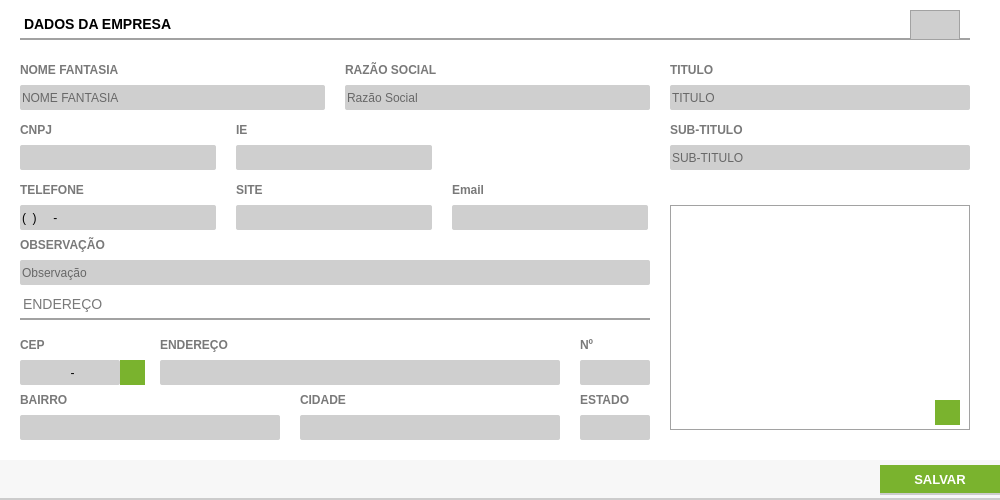
<?xml version="1.0" encoding="UTF-8"?>
<ui version="4.0">
 <class>ct_empresa</class>
 <widget class="QFrame" name="ct_empresa">
  <property name="geometry">
   <rect>
    <x>0</x>
    <y>0</y>
    <width>1000</width>
    <height>500</height>
   </rect>
  </property>
  <property name="windowTitle">
   <string>Frame</string>
  </property>
  <property name="styleSheet">
   <string notr="true">background: #FFF;
border: none</string>
  </property>
  <widget class="QFrame" name="fr_empresa">
   <property name="geometry">
    <rect>
     <x>0</x>
     <y>0</y>
     <width>1000</width>
     <height>500</height>
    </rect>
   </property>
   <property name="frameShape">
    <enum>QFrame::StyledPanel</enum>
   </property>
   <property name="frameShadow">
    <enum>QFrame::Raised</enum>
   </property>
   <widget class="QLabel" name="lb_FormFornecedor_21">
    <property name="geometry">
     <rect>
      <x>670</x>
      <y>60</y>
      <width>150</width>
      <height>20</height>
     </rect>
    </property>
    <property name="styleSheet">
     <string notr="true">QLabel{
font-size: 12px;
font-family: &quot;Arial Unicode MS&quot;;
font-weight: bold;
color: #797979
}</string>
    </property>
    <property name="text">
     <string>TITULO</string>
    </property>
   </widget>
   <widget class="QLineEdit" name="tx_TelefoneEmpresa">
    <property name="geometry">
     <rect>
      <x>20</x>
      <y>205</y>
      <width>196</width>
      <height>25</height>
     </rect>
    </property>
    <property name="focusPolicy">
     <enum>Qt::WheelFocus</enum>
    </property>
    <property name="styleSheet">
     <string notr="true">QLineEdit{
background: #CFCFCF;
border-radius: 2px;
color: #000;
font: 13px &quot;Arial&quot; 
}
QLineEdit:Focus {
border: 1px solid red;
}</string>
    </property>
    <property name="inputMask">
     <string>(00) 0000-0000</string>
    </property>
    <property name="text">
     <string>() -</string>
    </property>
    <property name="placeholderText">
     <string/>
    </property>
   </widget>
   <widget class="QLabel" name="lb_FormFornecedor_27">
    <property name="geometry">
     <rect>
      <x>580</x>
      <y>335</y>
      <width>50</width>
      <height>20</height>
     </rect>
    </property>
    <property name="styleSheet">
     <string notr="true">QLabel{
font-size: 12px;
font-family: &quot;Arial Unicode MS&quot;;
font-weight: bold;
color: #797979
}</string>
    </property>
    <property name="text">
     <string>Nº</string>
    </property>
   </widget>
   <widget class="QLineEdit" name="tx_RazaoSocial">
    <property name="geometry">
     <rect>
      <x>345</x>
      <y>85</y>
      <width>305</width>
      <height>25</height>
     </rect>
    </property>
    <property name="focusPolicy">
     <enum>Qt::WheelFocus</enum>
    </property>
    <property name="styleSheet">
     <string notr="true">QLineEdit{
background: #CFCFCF;
border-radius: 2px;
color: #000;
font: 13px &quot;Arial&quot; ;
text-transform: uppercase;
}
QLineEdit:Focus {
border: 1px solid red;
}</string>
    </property>
    <property name="placeholderText">
     <string>Razão Social</string>
    </property>
   </widget>
   <widget class="QLabel" name="lb_FormFornecedor_28">
    <property name="geometry">
     <rect>
      <x>20</x>
      <y>335</y>
      <width>50</width>
      <height>20</height>
     </rect>
    </property>
    <property name="styleSheet">
     <string notr="true">QLabel{
font-size: 12px;
font-family: &quot;Arial Unicode MS&quot;;
font-weight: bold;
color: #797979
}</string>
    </property>
    <property name="text">
     <string>CEP</string>
    </property>
   </widget>
   <widget class="QLabel" name="lb_FormFornecedor_23">
    <property name="geometry">
     <rect>
      <x>670</x>
      <y>120</y>
      <width>150</width>
      <height>20</height>
     </rect>
    </property>
    <property name="styleSheet">
     <string notr="true">QLabel{
font-size: 12px;
font-family: &quot;Arial Unicode MS&quot;;
font-weight: bold;
color: #797979
}</string>
    </property>
    <property name="text">
     <string>SUB-TITULO</string>
    </property>
   </widget>
   <widget class="QLabel" name="lb_FormFornecedor_20">
    <property name="geometry">
     <rect>
      <x>20</x>
      <y>390</y>
      <width>120</width>
      <height>20</height>
     </rect>
    </property>
    <property name="styleSheet">
     <string notr="true">QLabel{
font-size: 12px;
font-family: &quot;Arial Unicode MS&quot;;
font-weight: bold;
color: #797979
}</string>
    </property>
    <property name="text">
     <string>BAIRRO</string>
    </property>
   </widget>
   <widget class="QLabel" name="lb_FormFornecedor_17">
    <property name="geometry">
     <rect>
      <x>20</x>
      <y>60</y>
      <width>150</width>
      <height>20</height>
     </rect>
    </property>
    <property name="styleSheet">
     <string notr="true">QLabel{
font-size: 12px;
font-family: &quot;Arial Unicode MS&quot;;
font-weight: bold;
color: #797979
}</string>
    </property>
    <property name="text">
     <string>NOME FANTASIA</string>
    </property>
   </widget>
   <widget class="QPushButton" name="bt_LocalizaCepEmpresa">
    <property name="geometry">
     <rect>
      <x>120</x>
      <y>360</y>
      <width>25</width>
      <height>25</height>
     </rect>
    </property>
    <property name="font">
     <font>
      <family>Arial</family>
      <pointsize>16</pointsize>
      <weight>75</weight>
      <bold>true</bold>
     </font>
    </property>
    <property name="styleSheet">
     <string notr="true">QPushButton{
background: #7AB32E;
color: #FFF
}
QPushButton:hover{
background-color: #40a286
}</string>
    </property>
    <property name="text">
     <string/>
    </property>
   </widget>
   <widget class="QLineEdit" name="tx_IE">
    <property name="geometry">
     <rect>
      <x>236</x>
      <y>145</y>
      <width>196</width>
      <height>25</height>
     </rect>
    </property>
    <property name="focusPolicy">
     <enum>Qt::WheelFocus</enum>
    </property>
    <property name="styleSheet">
     <string notr="true">QLineEdit{
background: #CFCFCF;
border-radius: 2px;
color: #000;
font: 13px &quot;Arial&quot; 
}
QLineEdit:Focus {
border: 1px solid red;
}</string>
    </property>
    <property name="placeholderText">
     <string/>
    </property>
   </widget>
   <widget class="QLabel" name="lb_FormFornecedor_26">
    <property name="geometry">
     <rect>
      <x>300</x>
      <y>390</y>
      <width>120</width>
      <height>20</height>
     </rect>
    </property>
    <property name="styleSheet">
     <string notr="true">QLabel{
font-size: 12px;
font-family: &quot;Arial Unicode MS&quot;;
font-weight: bold;
color: #797979
}</string>
    </property>
    <property name="text">
     <string>CIDADE</string>
    </property>
   </widget>
   <widget class="QLineEdit" name="tx_SiteEmpresa">
    <property name="geometry">
     <rect>
      <x>236</x>
      <y>205</y>
      <width>196</width>
      <height>25</height>
     </rect>
    </property>
    <property name="focusPolicy">
     <enum>Qt::WheelFocus</enum>
    </property>
    <property name="styleSheet">
     <string notr="true">QLineEdit{
background: #CFCFCF;
border-radius: 2px;
color: #000;
font: 13px &quot;Arial&quot; 
}
QLineEdit:Focus {
border: 1px solid red;
}</string>
    </property>
    <property name="placeholderText">
     <string/>
    </property>
   </widget>
   <widget class="QLabel" name="lb_FormFornecedor_30">
    <property name="geometry">
     <rect>
      <x>236</x>
      <y>180</y>
      <width>190</width>
      <height>20</height>
     </rect>
    </property>
    <property name="styleSheet">
     <string notr="true">QLabel{
font-size: 12px;
font-family: &quot;Arial Unicode MS&quot;;
font-weight: bold;
color: #797979
}</string>
    </property>
    <property name="text">
     <string>SITE</string>
    </property>
   </widget>
   <widget class="QLabel" name="lb_FormFornecedor_16">
    <property name="geometry">
     <rect>
      <x>580</x>
      <y>390</y>
      <width>70</width>
      <height>20</height>
     </rect>
    </property>
    <property name="styleSheet">
     <string notr="true">QLabel{
font-size: 12px;
font-family: &quot;Arial Unicode MS&quot;;
font-weight: bold;
color: #797979
}</string>
    </property>
    <property name="text">
     <string>ESTADO</string>
    </property>
   </widget>
   <widget class="QLabel" name="lb_FormFornecedor_6">
    <property name="geometry">
     <rect>
      <x>236</x>
      <y>120</y>
      <width>190</width>
      <height>20</height>
     </rect>
    </property>
    <property name="styleSheet">
     <string notr="true">QLabel{
font-size: 12px;
font-family: &quot;Arial Unicode MS&quot;;
font-weight: bold;
color: #797979
}</string>
    </property>
    <property name="text">
     <string>IE</string>
    </property>
   </widget>
   <widget class="QLineEdit" name="tx_BairroEmpresa">
    <property name="geometry">
     <rect>
      <x>20</x>
      <y>415</y>
      <width>260</width>
      <height>25</height>
     </rect>
    </property>
    <property name="focusPolicy">
     <enum>Qt::WheelFocus</enum>
    </property>
    <property name="styleSheet">
     <string notr="true">QLineEdit{
background: #CFCFCF;
border-radius: 2px;
color: #000;
font: 13px &quot;Arial&quot; ;
text-transform: uppercase
}
QLineEdit:Focus {
border: 1px solid red;
}</string>
    </property>
    <property name="inputMask">
     <string/>
    </property>
    <property name="alignment">
     <set>Qt::AlignLeading|Qt::AlignLeft|Qt::AlignVCenter</set>
    </property>
    <property name="placeholderText">
     <string/>
    </property>
   </widget>
   <widget class="QLineEdit" name="tx_EstadoEmpresa">
    <property name="geometry">
     <rect>
      <x>580</x>
      <y>415</y>
      <width>70</width>
      <height>25</height>
     </rect>
    </property>
    <property name="focusPolicy">
     <enum>Qt::WheelFocus</enum>
    </property>
    <property name="styleSheet">
     <string notr="true">QLineEdit{
background: #CFCFCF;
border-radius: 2px;
color: #000;
font: 13px &quot;Arial&quot; ;
text-transform: uppercase
}
QLineEdit:Focus {
border: 1px solid red;
}</string>
    </property>
    <property name="inputMask">
     <string/>
    </property>
    <property name="alignment">
     <set>Qt::AlignLeading|Qt::AlignLeft|Qt::AlignVCenter</set>
    </property>
    <property name="placeholderText">
     <string/>
    </property>
   </widget>
   <widget class="QLineEdit" name="tx_Cnpj">
    <property name="geometry">
     <rect>
      <x>20</x>
      <y>145</y>
      <width>196</width>
      <height>25</height>
     </rect>
    </property>
    <property name="focusPolicy">
     <enum>Qt::WheelFocus</enum>
    </property>
    <property name="styleSheet">
     <string notr="true">QLineEdit{
background: #CFCFCF;
border-radius: 2px;
color: #000;
font: 13px &quot;Arial&quot; 
}
QLineEdit:Focus {
border: 1px solid red;
}</string>
    </property>
    <property name="text">
     <string/>
    </property>
    <property name="placeholderText">
     <string/>
    </property>
   </widget>
   <widget class="QLineEdit" name="tx_NumEmpresa">
    <property name="geometry">
     <rect>
      <x>580</x>
      <y>360</y>
      <width>70</width>
      <height>25</height>
     </rect>
    </property>
    <property name="focusPolicy">
     <enum>Qt::WheelFocus</enum>
    </property>
    <property name="styleSheet">
     <string notr="true">QLineEdit{
background: #CFCFCF;
border-radius: 2px;
color: #000;
font: 13px &quot;Arial&quot; ;
text-transform: uppercase
}
QLineEdit:Focus {
border: 1px solid red;
}</string>
    </property>
    <property name="inputMask">
     <string/>
    </property>
    <property name="alignment">
     <set>Qt::AlignLeading|Qt::AlignLeft|Qt::AlignVCenter</set>
    </property>
    <property name="placeholderText">
     <string/>
    </property>
   </widget>
   <widget class="QLabel" name="lb_FormFornecedor">
    <property name="geometry">
     <rect>
      <x>20</x>
      <y>10</y>
      <width>950</width>
      <height>30</height>
     </rect>
    </property>
    <property name="styleSheet">
     <string notr="true">QLabel{
font-size: 14px;
font-family: &quot;Arial&quot;;
font-weight: bold;

border-bottom: 2px solid #A2A2A2
}</string>
    </property>
    <property name="text">
     <string>DADOS DA EMPRESA</string>
    </property>
   </widget>
   <widget class="QLabel" name="lb_FormFornecedor_25">
    <property name="geometry">
     <rect>
      <x>452</x>
      <y>180</y>
      <width>190</width>
      <height>20</height>
     </rect>
    </property>
    <property name="styleSheet">
     <string notr="true">QLabel{
font-size: 12px;
font-family: &quot;Arial Unicode MS&quot;;
font-weight: bold;
color: #797979
}</string>
    </property>
    <property name="text">
     <string>Email</string>
    </property>
   </widget>
   <widget class="QLabel" name="lb_FormFornecedor_22">
    <property name="geometry">
     <rect>
      <x>345</x>
      <y>60</y>
      <width>150</width>
      <height>20</height>
     </rect>
    </property>
    <property name="styleSheet">
     <string notr="true">QLabel{
font-size: 12px;
font-family: &quot;Arial Unicode MS&quot;;
font-weight: bold;
color: #797979
}</string>
    </property>
    <property name="text">
     <string>RAZÃO SOCIAL</string>
    </property>
   </widget>
   <widget class="QLineEdit" name="tx_CidadeEmpresa">
    <property name="geometry">
     <rect>
      <x>300</x>
      <y>415</y>
      <width>260</width>
      <height>25</height>
     </rect>
    </property>
    <property name="focusPolicy">
     <enum>Qt::WheelFocus</enum>
    </property>
    <property name="styleSheet">
     <string notr="true">QLineEdit{
background: #CFCFCF;
border-radius: 2px;
color: #000;
font: 13px &quot;Arial&quot; ;
text-transform: uppercase
}
QLineEdit:Focus {
border: 1px solid red;
}</string>
    </property>
    <property name="inputMask">
     <string/>
    </property>
    <property name="alignment">
     <set>Qt::AlignLeading|Qt::AlignLeft|Qt::AlignVCenter</set>
    </property>
    <property name="placeholderText">
     <string/>
    </property>
   </widget>
   <widget class="QLineEdit" name="tx_SubTitulo">
    <property name="geometry">
     <rect>
      <x>670</x>
      <y>145</y>
      <width>300</width>
      <height>25</height>
     </rect>
    </property>
    <property name="focusPolicy">
     <enum>Qt::WheelFocus</enum>
    </property>
    <property name="styleSheet">
     <string notr="true">QLineEdit{
background: #CFCFCF;
border-radius: 2px;
color: #000;
font: 13px &quot;Arial&quot; ;

}
QLineEdit:Focus {
border: 1px solid red;
}</string>
    </property>
    <property name="placeholderText">
     <string>SUB-TITULO</string>
    </property>
   </widget>
   <widget class="QFrame" name="frame">
    <property name="geometry">
     <rect>
      <x>0</x>
      <y>460</y>
      <width>1000</width>
      <height>40</height>
     </rect>
    </property>
    <property name="styleSheet">
     <string notr="true">border-bottom: 2px solid #CCC;
background: #F7F7F7</string>
    </property>
    <property name="frameShape">
     <enum>QFrame::StyledPanel</enum>
    </property>
    <property name="frameShadow">
     <enum>QFrame::Raised</enum>
    </property>
    <widget class="QPushButton" name="bt_SalvarDadosEmpresa">
     <property name="geometry">
      <rect>
       <x>880</x>
       <y>5</y>
       <width>120</width>
       <height>30</height>
      </rect>
     </property>
     <property name="font">
      <font>
       <family>Tahoma</family>
       <pointsize>10</pointsize>
       <weight>75</weight>
       <bold>true</bold>
      </font>
     </property>
     <property name="cursor">
      <cursorShape>PointingHandCursor</cursorShape>
     </property>
     <property name="focusPolicy">
      <enum>Qt::NoFocus</enum>
     </property>
     <property name="contextMenuPolicy">
      <enum>Qt::ActionsContextMenu</enum>
     </property>
     <property name="styleSheet">
      <string notr="true">QPushButton {
background-color: #7AB32E;
color: #FFF
 }
QPushButton:hover{
background-color: #40a286
}</string>
     </property>
     <property name="text">
      <string>SALVAR</string>
     </property>
     <property name="iconSize">
      <size>
       <width>75</width>
       <height>35</height>
      </size>
     </property>
    </widget>
   </widget>
   <widget class="QLineEdit" name="tx_CepEmpresa">
    <property name="geometry">
     <rect>
      <x>20</x>
      <y>360</y>
      <width>100</width>
      <height>25</height>
     </rect>
    </property>
    <property name="focusPolicy">
     <enum>Qt::WheelFocus</enum>
    </property>
    <property name="styleSheet">
     <string notr="true">QLineEdit{
background: #CFCFCF;
border-radius: 2px;
color: #000;
font: 13px &quot;Arial&quot; ;
text-transform: uppercase
}
QLineEdit:Focus {
border: 1px solid red;
}</string>
    </property>
    <property name="inputMask">
     <string>99999-999</string>
    </property>
    <property name="alignment">
     <set>Qt::AlignCenter</set>
    </property>
    <property name="placeholderText">
     <string>123456789</string>
    </property>
   </widget>
   <widget class="QLineEdit" name="tx_Titulo">
    <property name="geometry">
     <rect>
      <x>670</x>
      <y>85</y>
      <width>300</width>
      <height>25</height>
     </rect>
    </property>
    <property name="focusPolicy">
     <enum>Qt::WheelFocus</enum>
    </property>
    <property name="styleSheet">
     <string notr="true">QLineEdit{
background: #CFCFCF;
border-radius: 2px;
color: #000;
font: 13px &quot;Arial&quot; ;
}
QLineEdit:Focus {
border: 1px solid red;
}</string>
    </property>
    <property name="placeholderText">
     <string>TITULO </string>
    </property>
   </widget>
   <widget class="QLabel" name="lb_FormFornecedor_29">
    <property name="geometry">
     <rect>
      <x>160</x>
      <y>335</y>
      <width>250</width>
      <height>20</height>
     </rect>
    </property>
    <property name="styleSheet">
     <string notr="true">QLabel{
font-size: 12px;
font-family: &quot;Arial Unicode MS&quot;;
font-weight: bold;
color: #797979
}</string>
    </property>
    <property name="text">
     <string>ENDEREÇO</string>
    </property>
   </widget>
   <widget class="QLabel" name="lb_FormFornecedor_9">
    <property name="geometry">
     <rect>
      <x>20</x>
      <y>180</y>
      <width>196</width>
      <height>20</height>
     </rect>
    </property>
    <property name="styleSheet">
     <string notr="true">QLabel{
font-size: 12px;
font-family: &quot;Arial Unicode MS&quot;;
font-weight: bold;
color: #797979
}</string>
    </property>
    <property name="text">
     <string>TELEFONE </string>
    </property>
   </widget>
   <widget class="QLineEdit" name="tx_Endereco">
    <property name="geometry">
     <rect>
      <x>160</x>
      <y>360</y>
      <width>400</width>
      <height>25</height>
     </rect>
    </property>
    <property name="focusPolicy">
     <enum>Qt::WheelFocus</enum>
    </property>
    <property name="styleSheet">
     <string notr="true">QLineEdit{
background: #CFCFCF;
border-radius: 2px;
color: #000;
font: 13px &quot;Arial&quot; ;
text-transform: uppercase
}
QLineEdit:Focus {
border: 1px solid red;
}</string>
    </property>
    <property name="inputMask">
     <string/>
    </property>
    <property name="alignment">
     <set>Qt::AlignLeading|Qt::AlignLeft|Qt::AlignVCenter</set>
    </property>
    <property name="placeholderText">
     <string/>
    </property>
   </widget>
   <widget class="QLineEdit" name="tx_EmailEmpresa">
    <property name="geometry">
     <rect>
      <x>452</x>
      <y>205</y>
      <width>196</width>
      <height>25</height>
     </rect>
    </property>
    <property name="focusPolicy">
     <enum>Qt::WheelFocus</enum>
    </property>
    <property name="styleSheet">
     <string notr="true">QLineEdit{
background: #CFCFCF;
border-radius: 2px;
color: #000;
font: 13px &quot;Arial&quot; 
}
QLineEdit:Focus {
border: 1px solid red;
}</string>
    </property>
    <property name="placeholderText">
     <string/>
    </property>
   </widget>
   <widget class="QLabel" name="lb_FormFornecedor_18">
    <property name="geometry">
     <rect>
      <x>20</x>
      <y>120</y>
      <width>190</width>
      <height>20</height>
     </rect>
    </property>
    <property name="styleSheet">
     <string notr="true">QLabel{
font-size: 12px;
font-family: &quot;Arial Unicode MS&quot;;
font-weight: bold;
color: #797979
}</string>
    </property>
    <property name="text">
     <string>CNPJ</string>
    </property>
   </widget>
   <widget class="QLabel" name="lb_LogoEmpresa">
    <property name="geometry">
     <rect>
      <x>670</x>
      <y>205</y>
      <width>300</width>
      <height>225</height>
     </rect>
    </property>
    <property name="styleSheet">
     <string notr="true">border: 1px solid #A2A2A2;
background: url('Images/icon/Photo.svg') center no-repeat 
</string>
    </property>
    <property name="text">
     <string/>
    </property>
    <property name="alignment">
     <set>Qt::AlignCenter</set>
    </property>
   </widget>
   <widget class="QLabel" name="lb_FormFornecedor_31">
    <property name="geometry">
     <rect>
      <x>20</x>
      <y>290</y>
      <width>630</width>
      <height>30</height>
     </rect>
    </property>
    <property name="styleSheet">
     <string notr="true">QLabel{
font-size: 14px;
font-family: &quot;Arial&quot;;
font-weight: normal;

border-bottom: 2px solid #A2A2A2;
color: #797979
}</string>
    </property>
    <property name="text">
     <string>ENDEREÇO</string>
    </property>
   </widget>
   <widget class="QLabel" name="lb_FormFornecedor_19">
    <property name="geometry">
     <rect>
      <x>20</x>
      <y>235</y>
      <width>150</width>
      <height>20</height>
     </rect>
    </property>
    <property name="styleSheet">
     <string notr="true">QLabel{
font-size: 12px;
font-family: &quot;Arial Unicode MS&quot;;
font-weight: bold;
color: #797979
}</string>
    </property>
    <property name="text">
     <string>OBSERVAÇÃO</string>
    </property>
   </widget>
   <widget class="QLineEdit" name="tx_NomeFantasia">
    <property name="geometry">
     <rect>
      <x>20</x>
      <y>85</y>
      <width>305</width>
      <height>25</height>
     </rect>
    </property>
    <property name="focusPolicy">
     <enum>Qt::WheelFocus</enum>
    </property>
    <property name="styleSheet">
     <string notr="true">QLineEdit{
background: #CFCFCF;
border-radius: 2px;
color: #000;
font: 13px &quot;Arial&quot; ;
text-transform: uppercase;
}
QLineEdit:Focus {
border: 1px solid red;
}</string>
    </property>
    <property name="placeholderText">
     <string>NOME FANTASIA</string>
    </property>
   </widget>
   <widget class="QPushButton" name="bt_AddLogo">
    <property name="geometry">
     <rect>
      <x>935</x>
      <y>400</y>
      <width>25</width>
      <height>25</height>
     </rect>
    </property>
    <property name="font">
     <font>
      <family>Arial</family>
      <pointsize>16</pointsize>
      <weight>75</weight>
      <bold>true</bold>
     </font>
    </property>
    <property name="toolTip">
     <string>&lt;html&gt;&lt;head/&gt;&lt;body&gt;&lt;p&gt;CADASTRAR IMGEM&lt;/p&gt;&lt;/body&gt;&lt;/html&gt;</string>
    </property>
    <property name="styleSheet">
     <string notr="true">QPushButton{
background: #7AB32E;
color: #FFF
}
QPushButton:hover{
background-color: #40a286
}</string>
    </property>
    <property name="text">
     <string/>
    </property>
   </widget>
   <widget class="QLineEdit" name="tx_idEmpresa">
    <property name="enabled">
     <bool>false</bool>
    </property>
    <property name="geometry">
     <rect>
      <x>910</x>
      <y>10</y>
      <width>50</width>
      <height>30</height>
     </rect>
    </property>
    <property name="styleSheet">
     <string notr="true">QLineEdit{
background: #CFCFCF;
border: 1px solid #A2A2A2;
color: #000;
font-size: 14px;
font-family: &quot;Arial&quot;;
font-weight: bold;

}</string>
    </property>
    <property name="text">
     <string/>
    </property>
    <property name="alignment">
     <set>Qt::AlignCenter</set>
    </property>
   </widget>
   <widget class="QLineEdit" name="tx_ObsEmpresa">
    <property name="geometry">
     <rect>
      <x>20</x>
      <y>260</y>
      <width>630</width>
      <height>25</height>
     </rect>
    </property>
    <property name="focusPolicy">
     <enum>Qt::WheelFocus</enum>
    </property>
    <property name="styleSheet">
     <string notr="true">QLineEdit{
background: #CFCFCF;
border-radius: 2px;
color: #000;
font: 13px &quot;Arial&quot; ;
text-transform: uppercase
}
QLineEdit:Focus {
border: 1px solid red;
}</string>
    </property>
    <property name="placeholderText">
     <string>Observação</string>
    </property>
   </widget>
   <widget class="QPushButton" name="bt_DelLogo">
    <property name="geometry">
     <rect>
      <x>935</x>
      <y>400</y>
      <width>25</width>
      <height>25</height>
     </rect>
    </property>
    <property name="font">
     <font>
      <family>Arial</family>
      <pointsize>16</pointsize>
      <weight>75</weight>
      <bold>true</bold>
     </font>
    </property>
    <property name="toolTip">
     <string>&lt;html&gt;&lt;head/&gt;&lt;body&gt;&lt;p&gt;Deletar Imagem&lt;/p&gt;&lt;/body&gt;&lt;/html&gt;</string>
    </property>
    <property name="styleSheet">
     <string notr="true">QPushButton{
background: #7AB32E;
color: #FFF
}
QPushButton:hover{
background-color: #40a286
}</string>
    </property>
    <property name="text">
     <string/>
    </property>
   </widget>
   <zorder>lb_LogoEmpresa</zorder>
   <zorder>bt_DelLogo</zorder>
   <zorder>lb_FormFornecedor_21</zorder>
   <zorder>tx_TelefoneEmpresa</zorder>
   <zorder>lb_FormFornecedor_27</zorder>
   <zorder>tx_RazaoSocial</zorder>
   <zorder>lb_FormFornecedor_28</zorder>
   <zorder>lb_FormFornecedor_23</zorder>
   <zorder>lb_FormFornecedor_20</zorder>
   <zorder>lb_FormFornecedor_17</zorder>
   <zorder>bt_LocalizaCepEmpresa</zorder>
   <zorder>tx_IE</zorder>
   <zorder>lb_FormFornecedor_26</zorder>
   <zorder>tx_SiteEmpresa</zorder>
   <zorder>lb_FormFornecedor_30</zorder>
   <zorder>lb_FormFornecedor_16</zorder>
   <zorder>lb_FormFornecedor_6</zorder>
   <zorder>tx_BairroEmpresa</zorder>
   <zorder>tx_EstadoEmpresa</zorder>
   <zorder>tx_Cnpj</zorder>
   <zorder>tx_NumEmpresa</zorder>
   <zorder>lb_FormFornecedor</zorder>
   <zorder>lb_FormFornecedor_25</zorder>
   <zorder>lb_FormFornecedor_22</zorder>
   <zorder>tx_CidadeEmpresa</zorder>
   <zorder>tx_SubTitulo</zorder>
   <zorder>frame</zorder>
   <zorder>tx_CepEmpresa</zorder>
   <zorder>tx_Titulo</zorder>
   <zorder>lb_FormFornecedor_29</zorder>
   <zorder>lb_FormFornecedor_9</zorder>
   <zorder>tx_Endereco</zorder>
   <zorder>tx_EmailEmpresa</zorder>
   <zorder>lb_FormFornecedor_18</zorder>
   <zorder>lb_FormFornecedor_31</zorder>
   <zorder>lb_FormFornecedor_19</zorder>
   <zorder>tx_NomeFantasia</zorder>
   <zorder>tx_idEmpresa</zorder>
   <zorder>tx_ObsEmpresa</zorder>
   <zorder>bt_AddLogo</zorder>
  </widget>
 </widget>
 <tabstops>
  <tabstop>tx_idEmpresa</tabstop>
  <tabstop>tx_NomeFantasia</tabstop>
  <tabstop>tx_RazaoSocial</tabstop>
  <tabstop>tx_Cnpj</tabstop>
  <tabstop>tx_IE</tabstop>
  <tabstop>tx_TelefoneEmpresa</tabstop>
  <tabstop>tx_SiteEmpresa</tabstop>
  <tabstop>tx_EmailEmpresa</tabstop>
  <tabstop>tx_ObsEmpresa</tabstop>
  <tabstop>tx_CepEmpresa</tabstop>
  <tabstop>bt_LocalizaCepEmpresa</tabstop>
  <tabstop>tx_Endereco</tabstop>
  <tabstop>tx_NumEmpresa</tabstop>
  <tabstop>tx_BairroEmpresa</tabstop>
  <tabstop>tx_CidadeEmpresa</tabstop>
  <tabstop>tx_EstadoEmpresa</tabstop>
  <tabstop>tx_Titulo</tabstop>
  <tabstop>tx_SubTitulo</tabstop>
  <tabstop>bt_AddLogo</tabstop>
  <tabstop>bt_DelLogo</tabstop>
 </tabstops>
 <resources/>
 <connections/>
</ui>
